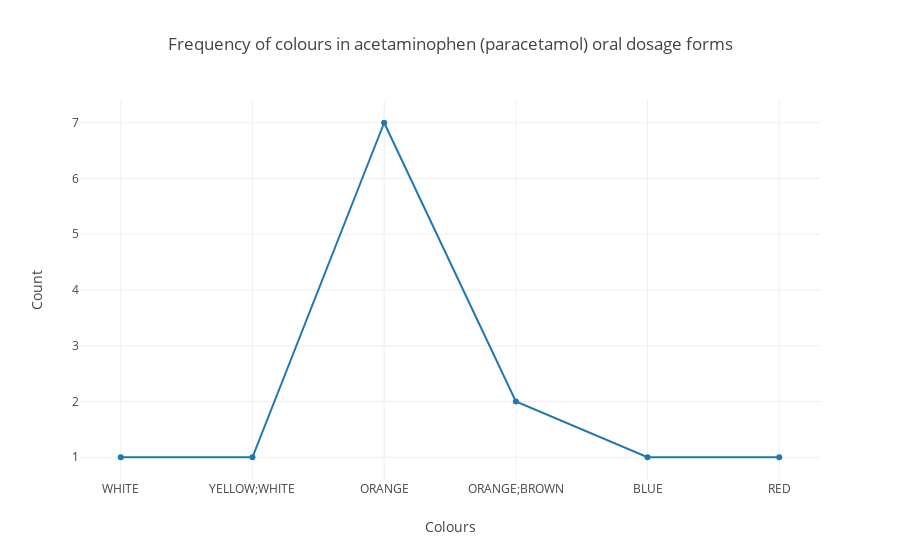

Here is the notebook cell this chart was saved with:
### Code cell
// MANUAL Sample method:
// Use vec! macro to create new vectors to hold x variables (words as strings) for plotting
// Manually input the colour names (as ndarray is only for numbers)
let x = vec!["WHITE", "YELLOW;WHITE", "ORANGE", "ORANGE;BROWN", "BLUE", "RED"];

// TRIAL importing from df - need to sort out series/chunkedarray 
//-> ?convert Vec<Series> to ChunkedArray



// Plot using ndarray, which is supported by Plotly.rs (Polars not supported yet)
// Convert ndarray (holding counts as y variables) into vector for plotting
let y = ndarray.column(1).to_vec();

// Use trace as a graph module,
// choose which type of plots is needed with x & y variables called
// Graph options e.g. Scatter, Line or Bar
let trace = Scatter::new(x, y);

// Set plot variable as mutable and initiate a plot
let mut plot = Plot::new();
// Add trace (graph) into the plot variable
plot.add_trace(trace);

// Specify the specs for plot
let layout = Layout::new()
    // Choose height of graph
    .height(500)
    // Name x-axis
    .x_axis(Axis::new().title(Title::new("Colours")))
    // Name y-axis
    .y_axis(Axis::new().title(Title::new("Count")))
    // Add title of graph
    .title(Title::new("Frequency of colours in acetaminophen (paracetamol) oral dosage forms"));

// Set the layout of the plot
plot.set_layout(layout);

// Display the plot in Jupyter Lab format 
// note for Jupyter Notebook - plot.notebook_display();
plot.lab_display();
format!("EVCXR_BEGIN_CONTENT application/vnd.plotly.v1+json\n{}\nEVCXR_END_CONTENT", plot.to_json())

### Figure 1 — Plotly figure (JSON) as saved in the notebook; plotly's stock layout.template omitted (floating-point values rounded to 4 significant figures)
{"data": [{"type": "scatter", "x": ["WHITE", "YELLOW;WHITE", "ORANGE", "ORANGE;BROWN", "BLUE", "RED"], "y": [1, 1, 7, 2, 1, 1]}], "layout": {"autosize": true, "title": {"text": "Frequency of colours in acetaminophen (paracetamol) oral dosage forms"}, "xaxis": {"autorange": true, "range": [-0.3131, 5.313], "title": {"text": "Colours"}, "type": "category"}, "yaxis": {"autorange": true, "range": [0.5775, 7.422], "title": {"text": "Count"}, "type": "linear"}}}
